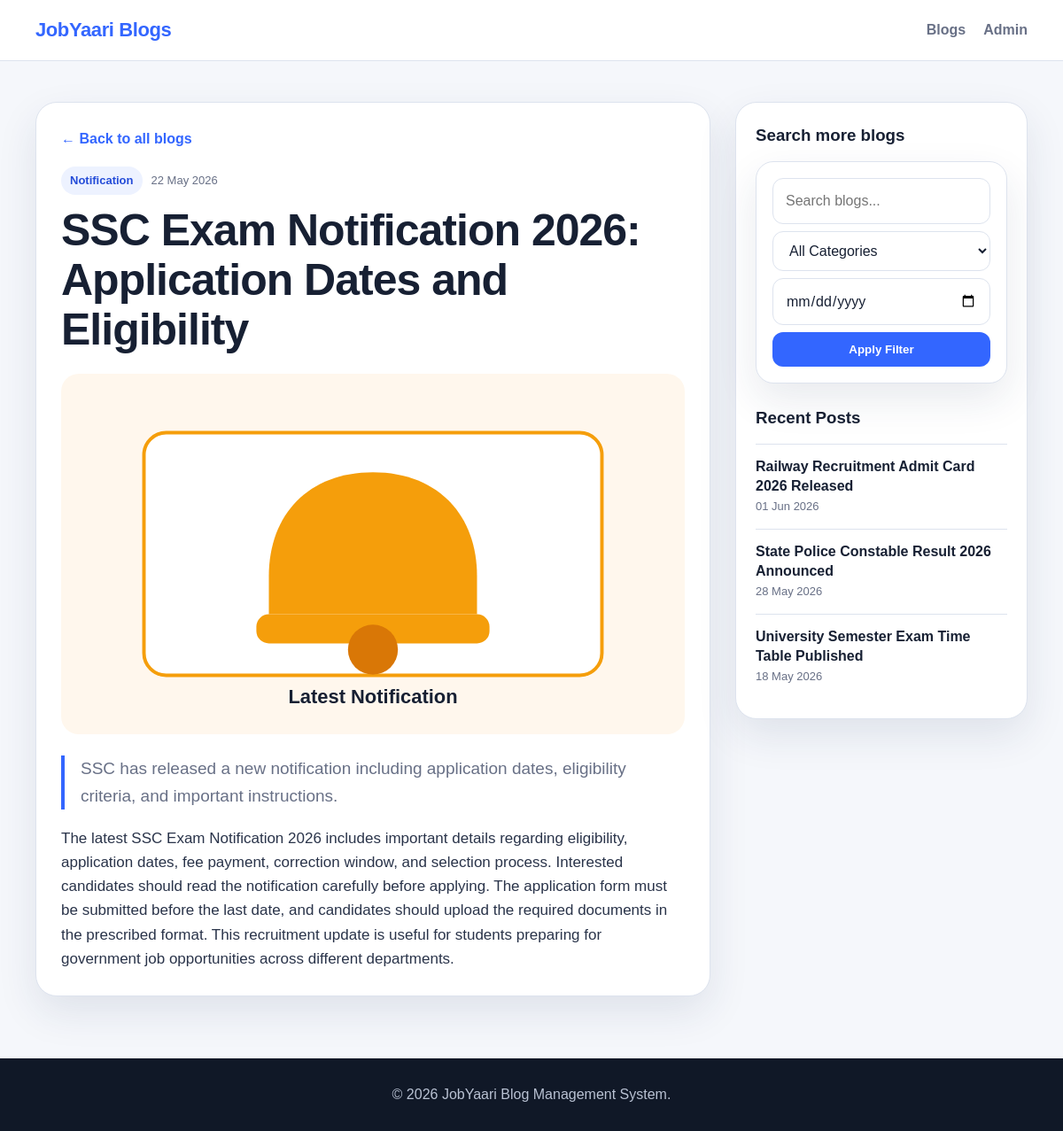
Page /blog.php?id=3 on the committed database.
### tables this page shows
CREATE TABLE blogs (
    id INT AUTO_INCREMENT PRIMARY KEY,
    title VARCHAR(255) NOT NULL,
    short_description TEXT NULL,
    content LONGTEXT NOT NULL,
    category VARCHAR(100) NOT NULL,
    image_path VARCHAR(255) NULL,
    published_date DATE NOT NULL,
    created_at TIMESTAMP DEFAULT CURRENT_TIMESTAMP,
    updated_at TIMESTAMP DEFAULT CURRENT_TIMESTAMP ON UPDATE CURRENT_TIMESTAMP
);

### config/database.php (called while the page is built, shortened)
<?php
function e($value) {
    return htmlspecialchars((string) $value, ENT_QUOTES, 'UTF-8');
}

### blog.php (the view, shortened to what this page needs)
<?php
require_once __DIR__ . '/config/database.php';
$id = isset($_GET['id']) ? (int) $_GET['id'] : 0;
$stmt = $pdo->prepare("SELECT * FROM blogs WHERE id = :id LIMIT 1");
$stmt->execute([':id' => $id]);
$blog = $stmt->fetch();
$recentStmt = $pdo->prepare("SELECT id, title, published_date FROM blogs WHERE id != :id ORDER BY published_date DESC, id DESC LIMIT 4");
$recentStmt->execute([':id' => $id]);
$recentBlogs = $recentStmt->fetchAll();
?>
<!DOCTYPE html>
<html lang="en">
<head>
    <link rel="stylesheet" href="assets/css/style.css">
</head>
<body>
    <header class="site-header">
        <nav class="navbar container">
            <a class="brand" href="index.php">JobYaari Blogs</a>
            <div class="nav-links">
                <a href="index.php">Blogs</a>
                <a href="admin/login.php">Admin</a>
            </div>
        </nav>
    </header>
    <main class="container detail-layout">
        <?php if (!$blog): ?>
            <section class="empty-state single-empty">
                <h1>Blog not found</h1>
                <p>The blog you are looking for may have been removed.</p>
                <a href="index.php" class="primary-btn">Back to Blogs</a>
            </section>
        <?php else: ?>
            <article class="blog-detail">
                <a href="index.php" class="back-link">← Back to all blogs</a>
                <div class="blog-meta detail-meta">
                    <span class="tag"><?= e($blog['category']) ?></span>
                    <span><?= date('d M Y', strtotime($blog['published_date'])) ?></span>
                </div>
                <h1><?= e($blog['title']) ?></h1>
                <img src="<?= e($blog['image_path'] ?: 'assets/images/blog-default.svg') ?>" alt="<?= e($blog['title']) ?>" class="detail-image">
                <p class="lead-text"><?= e($blog['short_description']) ?></p>
                <div class="content-body">
                    <?= nl2br(e($blog['content'])) ?>
                </div>
            </article>
            <aside class="sidebar-card">
                <h3>Search more blogs</h3>
                <form action="index.php" method="GET" class="sidebar-search">
                    <input type="text" name="search" placeholder="Search blogs...">
                    <select name="category">
                        <option value="">All Categories</option>
                    </select>
                    <input type="date" name="date">
                    <button type="submit" class="primary-btn full-width">Apply Filter</button>
                </form>
                <div class="recent-posts">
                    <h3>Recent Posts</h3>
                    <?php foreach ($recentBlogs as $recent): ?>
                        <a href="blog.php?id=<?= (int) $recent['id'] ?>" class="recent-link">
                            <strong><?= e($recent['title']) ?></strong>
                            <span><?= date('d M Y', strtotime($recent['published_date'])) ?></span>
                        </a>
                    <?php endforeach; ?>
                </div>
            </aside>
        <?php endif; ?>
    </main>
    <footer class="footer">
        <div class="container">
            <p>© <?= date('Y') ?> JobYaari Blog Management System.</p>
        </div>
    </footer>
</body>
</html>

### assets/css/style.css (style rules this page uses)
:root { --bg: #f5f7fb; --card: #ffffff; --text: #172033; --muted: #687086; --primary: #3366ff; --primary-dark: #244cd8; --soft-primary: #edf2ff; --border: #dde3ee; --danger: #e63946; --success: #1f9d55; --shadow: 0 18px 45px rgba(34, 50, 84, 0.10); }
* { box-sizing: border-box; }
body { margin: 0; font-family: Arial, Helvetica, sans-serif; background: var(--bg); color: var(--text); line-height: 1.6; }
a { color: inherit; text-decoration: none; }
img { max-width: 100%; display: block; }
.container { width: min(1120px, calc(100% - 32px)); margin: 0 auto; }
.site-header { background: rgba(255, 255, 255, 0.92); border-bottom: 1px solid var(--border); position: sticky; top: 0; z-index: 10; backdrop-filter: blur(12px); }
.navbar { min-height: 68px; display: flex; align-items: center; justify-content: space-between; gap: 16px; }
.brand { font-size: 22px; font-weight: 800; letter-spacing: -0.4px; color: var(--primary); }
.nav-links { display: flex; align-items: center; gap: 20px; font-weight: 700; color: var(--muted); }
.filter-card, .sidebar-search { background: var(--card); border: 1px solid var(--border); border-radius: 20px; padding: 18px; box-shadow: var(--shadow); }
.field, .sidebar-search { display: flex; flex-direction: column; gap: 8px; }
input, select, textarea { width: 100%; border: 1px solid var(--border); border-radius: 12px; padding: 12px 14px; font: inherit; color: var(--text); background: #fff; outline: none; transition: border-color 0.2s, box-shadow 0.2s; }
.primary-btn, .secondary-btn, .danger-btn, .success-btn { display: inline-flex; align-items: center; justify-content: center; border: 0; border-radius: 12px; padding: 12px 16px; font-weight: 800; cursor: pointer; transition: transform 0.2s, box-shadow 0.2s, background 0.2s; }
.primary-btn { background: var(--primary); color: white; }
.full-width { width: 100%; }
.blog-meta { display: flex; align-items: center; justify-content: space-between; gap: 10px; color: var(--muted); font-size: 13px; margin-bottom: 12px; }
.tag { background: var(--soft-primary); color: var(--primary-dark); padding: 6px 10px; border-radius: 999px; font-weight: 800; }
.read-more, .back-link { color: var(--primary); font-weight: 800; }
.detail-layout { display: grid; grid-template-columns: minmax(0, 1fr) 330px; gap: 28px; padding: 46px 0 70px; }
.blog-detail, .sidebar-card, .auth-card, .admin-card { background: var(--card); border: 1px solid var(--border); border-radius: 24px; box-shadow: var(--shadow); }
.blog-detail { padding: 28px; }
.detail-meta { justify-content: flex-start; margin-top: 18px; }
.blog-detail h1 { font-size: clamp(30px, 5vw, 50px); line-height: 1.12; margin: 0 0 22px; letter-spacing: -1px; }
.detail-image { width: 100%; max-height: 440px; object-fit: cover; border-radius: 20px; margin-bottom: 24px; }
.lead-text { font-size: 19px; color: var(--muted); border-left: 4px solid var(--primary); padding-left: 18px; }
.content-body { font-size: 17px; color: #2a344a; white-space: normal; }
.sidebar-card { height: fit-content; padding: 22px; position: sticky; top: 90px; }
.sidebar-card h3 { margin: 0 0 14px; }
.recent-posts { margin-top: 24px; }
.recent-link { display: block; padding: 14px 0; border-top: 1px solid var(--border); }
.recent-link strong { display: block; line-height: 1.35; }
.recent-link span { display: block; color: var(--muted); font-size: 13px; margin-top: 3px; }
.footer { padding: 28px 0; background: #101827; color: #b9c2d3; text-align: center; }
.footer p { margin: 0; }

### rows in the picture
blogs: category "Notification", published_date "22 May 2026", title "SSC Exam Notification 2026: Application Dates and Eligibility", image_path (picture), short_description "SSC has released a new notification including application dates, eligibility criteria, and important instructions.", content "The latest SSC Exam Notification 2026 includes important details regarding eligibility, application dates, fee payment, correction window, and selection process. Interested candidates should read the notification carefully before applying. The application form must be submitted before the last date, and candidates should upload the required documents in the prescribed format. This recruitment update is useful for students preparing for government job opportunities across different departments."
blogs: title "Railway Recruitment Admit Card 2026 Released", published_date "01 Jun 2026"
blogs: title "State Police Constable Result 2026 Announced", published_date "28 May 2026"
blogs: title "University Semester Exam Time Table Published", published_date "18 May 2026"
